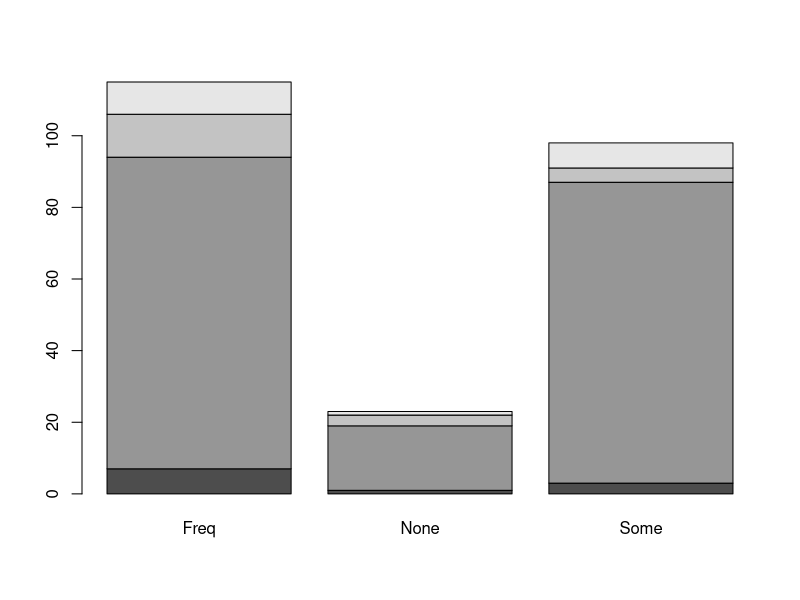
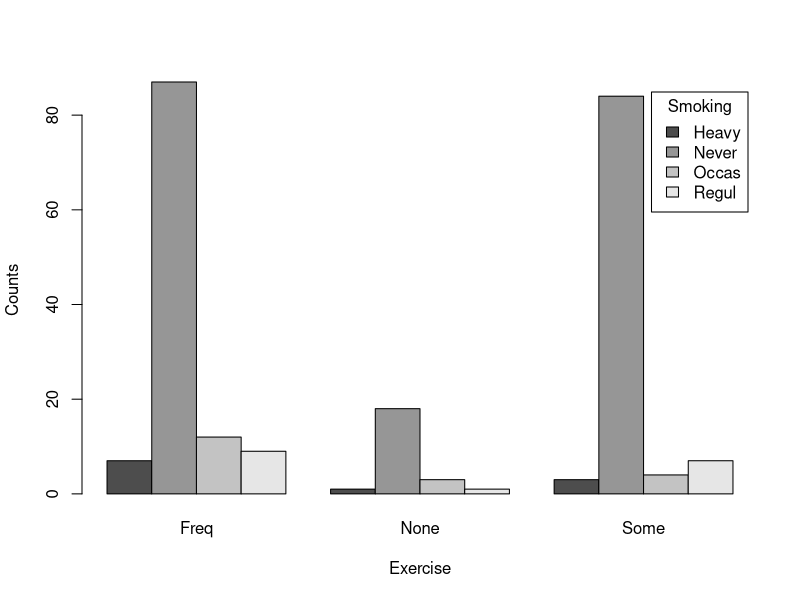

These charts were generated, in order, by the following R code:
## ---- chunk 1
library(MASS)
## ---- chunk 2
head(survey)
## ---- chunk 3
is.factor(survey$Smoke)
is.factor(survey$Exer)
## ---- chunk 4
smoke.table <- table(survey$Smoke, survey$Exer)
smoke.table
## ---- chunk 5
smoke.table / sum(smoke.table) * 100
## ---- chunk 6
chisq.test(smoke.table)
## ---- chunk 7
print(chisq.test(smoke.table),digits=10)
## ---- chunk 8
barplot(smoke.table)
## ---- chunk 9
barplot(smoke.table, beside = TRUE, legend = TRUE, xlab = "Exercise", ylab = "Counts", args.legend = list(title="Smoking"))
